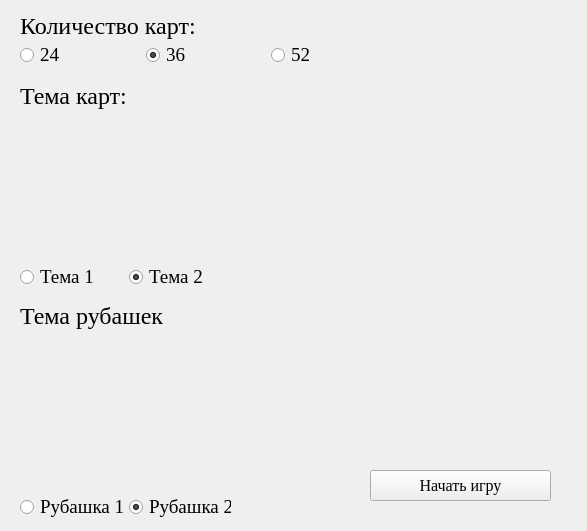
<?xml version="1.0" encoding="UTF-8"?>
<ui version="4.0">
 <class>Form</class>
 <widget class="QWidget" name="Form">
  <property name="geometry">
   <rect>
    <x>0</x>
    <y>0</y>
    <width>587</width>
    <height>531</height>
   </rect>
  </property>
  <property name="font">
   <font>
    <family>Times New Roman</family>
   </font>
  </property>
  <property name="windowTitle">
   <string>Настройки игры</string>
  </property>
  <widget class="QPushButton" name="start_button">
   <property name="geometry">
    <rect>
     <x>370</x>
     <y>470</y>
     <width>181</width>
     <height>31</height>
    </rect>
   </property>
   <property name="font">
    <font>
     <family>Times New Roman</family>
     <pointsize>12</pointsize>
    </font>
   </property>
   <property name="text">
    <string>Начать игру</string>
   </property>
  </widget>
  <widget class="QLabel" name="label">
   <property name="geometry">
    <rect>
     <x>20</x>
     <y>10</y>
     <width>191</width>
     <height>31</height>
    </rect>
   </property>
   <property name="font">
    <font>
     <family>Times New Roman</family>
     <pointsize>18</pointsize>
    </font>
   </property>
   <property name="text">
    <string>Количество карт:</string>
   </property>
  </widget>
  <widget class="QWidget" name="horizontalLayoutWidget">
   <property name="geometry">
    <rect>
     <x>20</x>
     <y>40</y>
     <width>371</width>
     <height>31</height>
    </rect>
   </property>
   <layout class="QHBoxLayout" name="horizontalLayout">
    <item>
     <widget class="QRadioButton" name="cards24">
      <property name="font">
       <font>
        <family>Times New Roman</family>
        <pointsize>14</pointsize>
       </font>
      </property>
      <property name="text">
       <string>24</string>
      </property>
      <attribute name="buttonGroup">
       <string notr="true">count_group</string>
      </attribute>
     </widget>
    </item>
    <item>
     <widget class="QRadioButton" name="cards36">
      <property name="font">
       <font>
        <family>Times New Roman</family>
        <pointsize>14</pointsize>
       </font>
      </property>
      <property name="text">
       <string>36</string>
      </property>
      <property name="checked">
       <bool>true</bool>
      </property>
      <attribute name="buttonGroup">
       <string notr="true">count_group</string>
      </attribute>
     </widget>
    </item>
    <item>
     <widget class="QRadioButton" name="cards52">
      <property name="font">
       <font>
        <family>Times New Roman</family>
        <pointsize>14</pointsize>
       </font>
      </property>
      <property name="text">
       <string>52</string>
      </property>
      <attribute name="buttonGroup">
       <string notr="true">count_group</string>
      </attribute>
     </widget>
    </item>
   </layout>
  </widget>
  <widget class="QLabel" name="label_2">
   <property name="geometry">
    <rect>
     <x>20</x>
     <y>80</y>
     <width>241</width>
     <height>31</height>
    </rect>
   </property>
   <property name="font">
    <font>
     <family>Times New Roman</family>
     <pointsize>18</pointsize>
    </font>
   </property>
   <property name="text">
    <string>Тема карт:</string>
   </property>
  </widget>
  <widget class="QWidget" name="gridLayoutWidget">
   <property name="geometry">
    <rect>
     <x>20</x>
     <y>110</y>
     <width>211</width>
     <height>181</height>
    </rect>
   </property>
   <layout class="QGridLayout" name="gridLayout">
    <item row="1" column="0">
     <widget class="QRadioButton" name="theme1">
      <property name="font">
       <font>
        <family>Times New Roman</family>
        <pointsize>14</pointsize>
       </font>
      </property>
      <property name="text">
       <string>Тема 1</string>
      </property>
      <attribute name="buttonGroup">
       <string notr="true">themes_group</string>
      </attribute>
     </widget>
    </item>
    <item row="0" column="0">
     <widget class="QLabel" name="theme_1">
      <property name="text">
       <string/>
      </property>
     </widget>
    </item>
    <item row="1" column="1">
     <widget class="QRadioButton" name="theme2">
      <property name="font">
       <font>
        <family>Times New Roman</family>
        <pointsize>14</pointsize>
       </font>
      </property>
      <property name="text">
       <string>Тема 2</string>
      </property>
      <property name="checked">
       <bool>true</bool>
      </property>
      <attribute name="buttonGroup">
       <string notr="true">themes_group</string>
      </attribute>
     </widget>
    </item>
    <item row="0" column="1">
     <widget class="QLabel" name="theme_2">
      <property name="text">
       <string/>
      </property>
     </widget>
    </item>
   </layout>
  </widget>
  <widget class="QWidget" name="gridLayoutWidget_2">
   <property name="geometry">
    <rect>
     <x>20</x>
     <y>340</y>
     <width>211</width>
     <height>181</height>
    </rect>
   </property>
   <layout class="QGridLayout" name="gridLayout_2">
    <item row="0" column="0">
     <widget class="QLabel" name="shirt_1">
      <property name="text">
       <string/>
      </property>
     </widget>
    </item>
    <item row="0" column="1">
     <widget class="QLabel" name="shirt_2">
      <property name="text">
       <string/>
      </property>
     </widget>
    </item>
    <item row="1" column="0">
     <widget class="QRadioButton" name="shirt1">
      <property name="font">
       <font>
        <family>Times New Roman</family>
        <pointsize>14</pointsize>
       </font>
      </property>
      <property name="text">
       <string>Рубашка 1</string>
      </property>
      <attribute name="buttonGroup">
       <string notr="true">shirt_group</string>
      </attribute>
     </widget>
    </item>
    <item row="1" column="1">
     <widget class="QRadioButton" name="shirt2">
      <property name="font">
       <font>
        <family>Times New Roman</family>
        <pointsize>14</pointsize>
       </font>
      </property>
      <property name="text">
       <string>Рубашка 2</string>
      </property>
      <property name="checked">
       <bool>true</bool>
      </property>
      <attribute name="buttonGroup">
       <string notr="true">shirt_group</string>
      </attribute>
     </widget>
    </item>
   </layout>
  </widget>
  <widget class="QLabel" name="label_7">
   <property name="geometry">
    <rect>
     <x>20</x>
     <y>300</y>
     <width>181</width>
     <height>31</height>
    </rect>
   </property>
   <property name="font">
    <font>
     <family>Times New Roman</family>
     <pointsize>18</pointsize>
    </font>
   </property>
   <property name="text">
    <string>Тема рубашек</string>
   </property>
  </widget>
 </widget>
 <resources/>
 <connections/>
 <buttongroups>
  <buttongroup name="count_group"/>
  <buttongroup name="shirt_group"/>
  <buttongroup name="themes_group"/>
 </buttongroups>
</ui>
